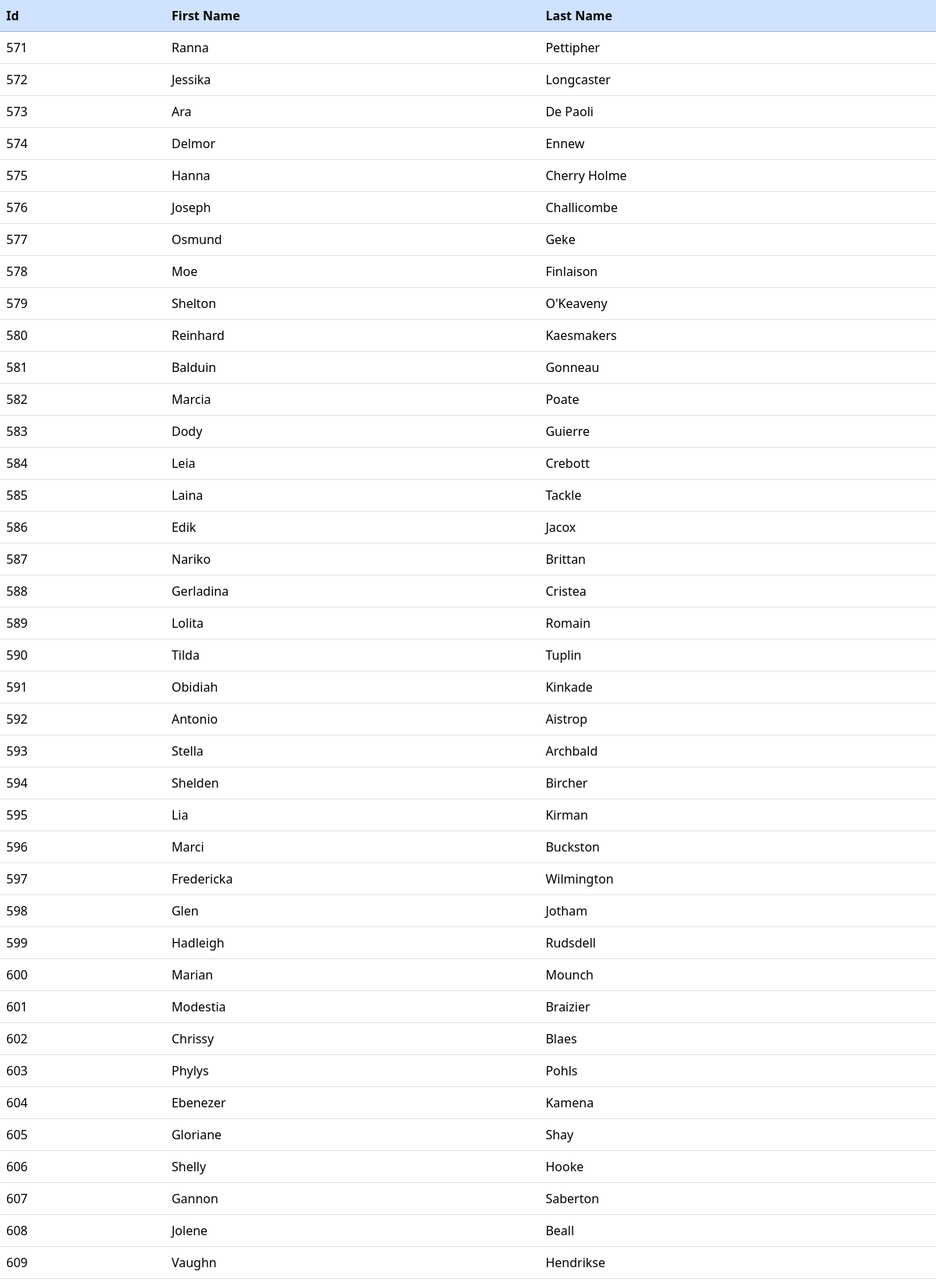
Screenshot of /users (upper part) with the database file from the repository.
### tables this page shows
CREATE TABLE "user_tbl" (
	"id"	INTEGER,
	"first_name"	TEXT,
	"last_name"	TEXT,
	"email"	TEXT,
	"gender"	TEXT,
	"ip_address"	TEXT,
	PRIMARY KEY("id" AUTOINCREMENT)
);

### tp10/app.py (the view)
@app.route("/users")
def users():
    with UserDao("users_db.db") as dao:
        users = list(dao.findAll())
    return render_template("users_list.html", users=users)

### tp10/UserDAO.py (called while the page is built)
    def __del__(self):
        if self.__con:
            self.__con.close()

    def __enter__(self):
        print("Enter")
        return self

    def __exit__(self, *exc_type):
        print("Exit")
        self.__con.close()
        self.__con = None
        return False

    def findAll(self):
        users = []
        sql = "SELECT * FROM user_tbl"
        cur = self.__con.cursor()
        res = cur.execute(sql)
        for user in res.fetchall():
            u = User(*user)
            yield u  # permet de faire une itérateur, optimise la remontée de données en la chargeant à chaque boucle , meilleur pratique en DAO

### tp10/templates/users_list.html (shortened to what this page needs)
<!DOCTYPE html>
<html lang="en">
<head>
    <link href="https://cdn.jsdelivr.net/npm/bootstrap@5.3.2/dist/css/bootstrap.min.css" rel="stylesheet">
</head>
<body>
    <table class="table">
        <thead class="table-primary">
            <tr>
                <th>Id</th>
                <th>First Name</th>
                <th>Last Name</th>
            </tr>
        </thead>
        <tbody>
            {% for user in users %}
            <tr>
                <td>{{user.id}}</td>
                <td>{{user.first_name}}</td>
                <td>{{user.last_name}}</td>
            </tr>
        </tbody>
        {% endfor%}
    </table>
</body>
</html>

### rows the page displays
user_tbl: id "571", first_name "Ranna", last_name "Pettipher"
user_tbl: id "572", first_name "Jessika", last_name "Longcaster"
user_tbl: id "573", first_name "Ara", last_name "De Paoli"
user_tbl: id "574", first_name "Delmor", last_name "Ennew"
user_tbl: id "575", first_name "Hanna", last_name "Cherry Holme"
user_tbl: id "576", first_name "Joseph", last_name "Challicombe"
user_tbl: id "577", first_name "Osmund", last_name "Geke"
user_tbl: id "578", first_name "Moe", last_name "Finlaison"
user_tbl: id "579", first_name "Shelton", last_name "O'Keaveny"
user_tbl: id "580", first_name "Reinhard", last_name "Kaesmakers"
user_tbl: id "581", first_name "Balduin", last_name "Gonneau"
user_tbl: id "582", first_name "Marcia", last_name "Poate"
user_tbl: id "583", first_name "Dody", last_name "Guierre"
user_tbl: id "584", first_name "Leia", last_name "Crebott"
user_tbl: id "585", first_name "Laina", last_name "Tackle"
user_tbl: id "586", first_name "Edik", last_name "Jacox"
user_tbl: id "587", first_name "Nariko", last_name "Brittan"
user_tbl: id "588", first_name "Gerladina", last_name "Cristea"
user_tbl: id "589", first_name "Lolita", last_name "Romain"
user_tbl: id "590", first_name "Tilda", last_name "Tuplin"
user_tbl: id "591", first_name "Obidiah", last_name "Kinkade"
user_tbl: id "592", first_name "Antonio", last_name "Aistrop"
user_tbl: id "593", first_name "Stella", last_name "Archbald"
user_tbl: id "594", first_name "Shelden", last_name "Bircher"
user_tbl: id "595", first_name "Lia", last_name "Kirman"
user_tbl: id "596", first_name "Marci", last_name "Buckston"
user_tbl: id "597", first_name "Fredericka", last_name "Wilmington"
user_tbl: id "598", first_name "Glen", last_name "Jotham"
user_tbl: id "599", first_name "Hadleigh", last_name "Rudsdell"
user_tbl: id "600", first_name "Marian", last_name "Mounch"
user_tbl: id "601", first_name "Modestia", last_name "Braizier"
user_tbl: id "602", first_name "Chrissy", last_name "Blaes"
user_tbl: id "603", first_name "Phylys", last_name "Pohls"
user_tbl: id "604", first_name "Ebenezer", last_name "Kamena"
user_tbl: id "605", first_name "Gloriane", last_name "Shay"
user_tbl: id "606", first_name "Shelly", last_name "Hooke"
user_tbl: id "607", first_name "Gannon", last_name "Saberton"
user_tbl: id "608", first_name "Jolene", last_name "Beall"
user_tbl: id "609", first_name "Vaughn", last_name "Hendrikse"
